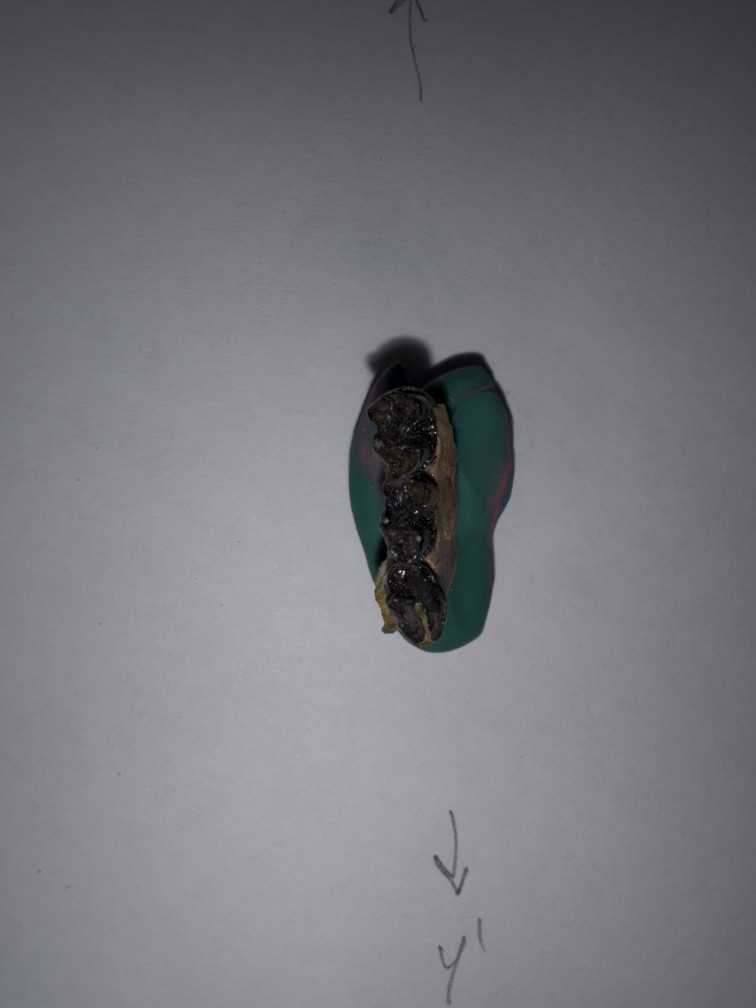
#> input picture Teeth images/Afradapis/teeth_afradapis_1/IMG_0710.jpg, 3024 x 4032 px, given in place of teeth_afradapis_1, which was not available (shown at 1/4 size)
$ jupyter execute --allow-errors SIFT_with_Naive_Bayes.ipynb
#> lines starting #> are read from the running program, lines starting #| are printed output that depends on the picture
#> `datimage = cv2.resize(datimage,(128, 256))`:
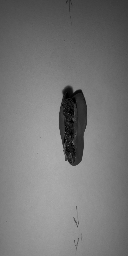
#> datimage: shape (256, 128); min 0, max 176, mean 119
[cell 1]
from google.colab import drive
#> (the rest of this cell did not finish here and is left out)

[cell 2]
import os
import numpy as np
import cv2
import pickle
import random
from sklearn.naive_bayes import GaussianNB
from sklearn.model_selection import train_test_split
from sklearn.svm import SVC
from sklearn import metrics
from skimage.io import imread
from skimage.transform import resize
from skimage.feature import hog
from skimage import exposure
import matplotlib.pyplot as plt
from argparse import ArgumentParser
import argparse
from sklearn.svm import LinearSVC
from skimage import feature

[cell 3]
dir = '/content/drive/Shareddrives/Graduation Project/Dataset/Teeth images'
categories = ['Afradapis', 'Elephants', 'Hyrax' , 'Masrasector' , 'Sharks']
images = []
data = []

#> (a cell that did not finish here is left out)

#> (a cell that did not finish here is left out)

[cell 6]
for feature, label in data:
    features.append(feature)
    labels.append(label)


$ run again, on Teeth images/Afradapis/teeth_afradapis_2/IMG_0734.jpg
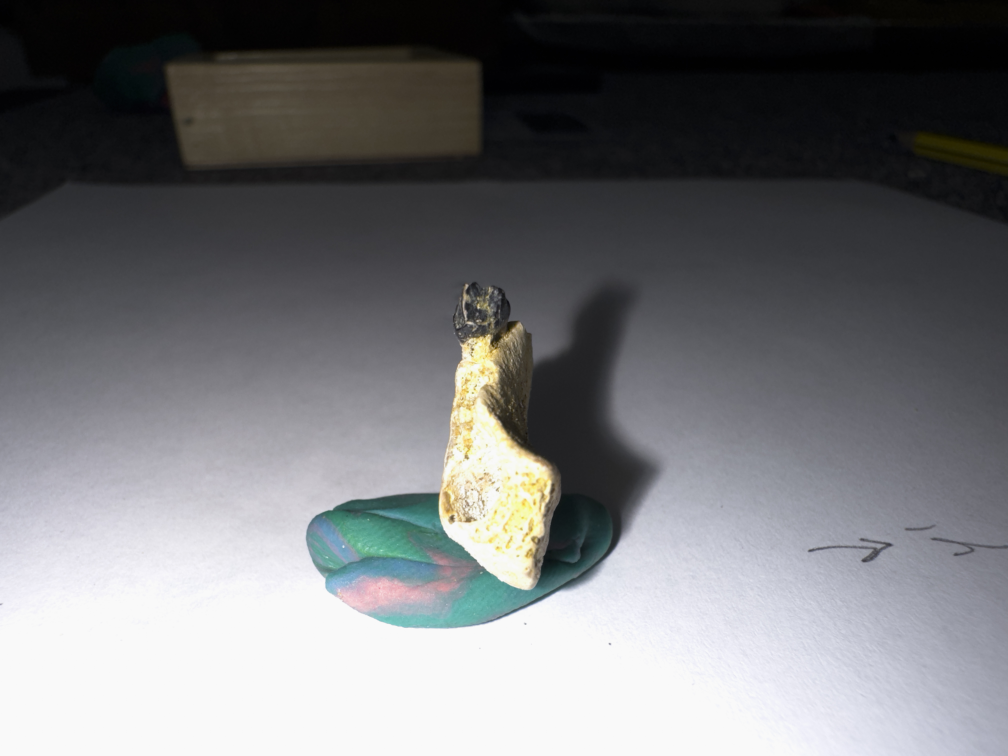
#> input picture Teeth images/Afradapis/teeth_afradapis_2/IMG_0734.jpg, 4032 x 3024 px, given in place of teeth_afradapis_1, which was not available (shown at 1/4 size)
#> `datimage = cv2.imread(imgpath,0)`:
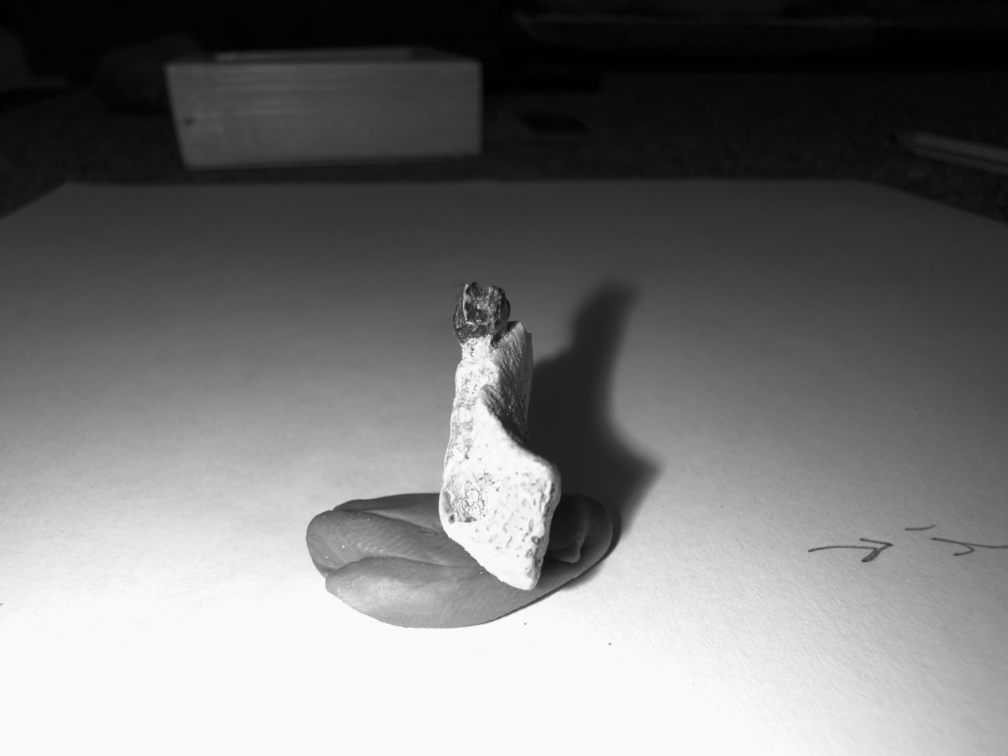
#> datimage: shape (3024, 4032) (shown at 1/4 size); min 0, max 252, mean 117.5
#> `datimage = cv2.resize(datimage,(128, 256))`:
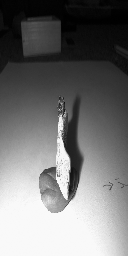
#> datimage: shape (256, 128); min 0, max 250, mean 117.4

$ run again, on Teeth images/Afradapis/teeth_afradapis_2/IMG_0735.jpg
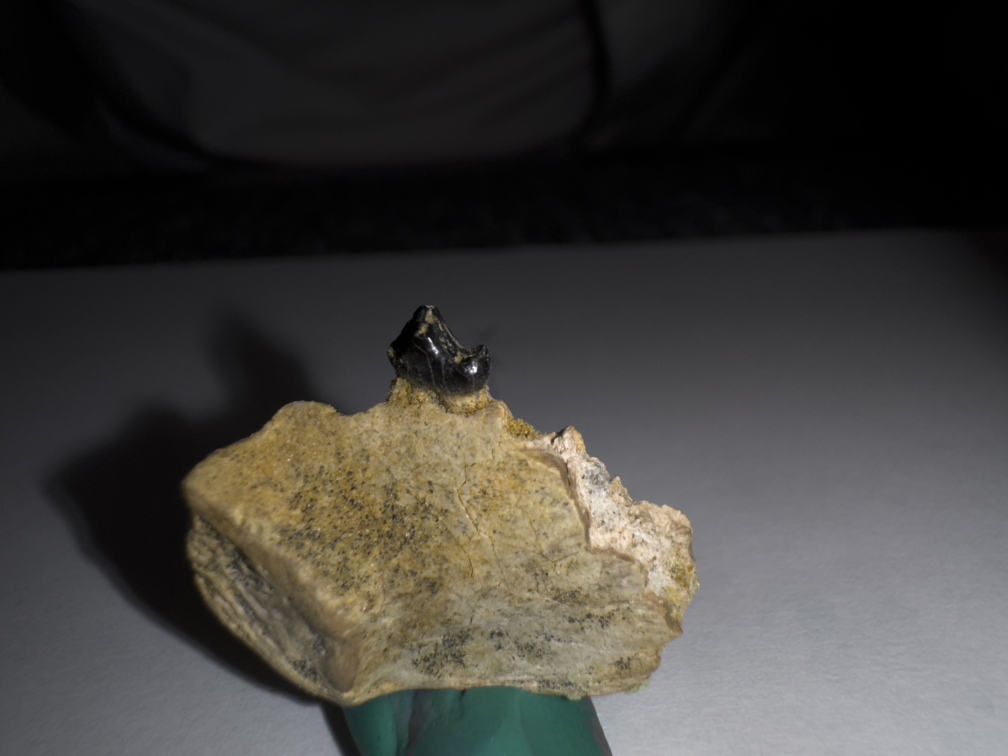
#> input picture Teeth images/Afradapis/teeth_afradapis_2/IMG_0735.jpg, 4032 x 3024 px, given in place of teeth_afradapis_1, which was not available (shown at 1/4 size)
#> `datimage = cv2.imread(imgpath,0)`:
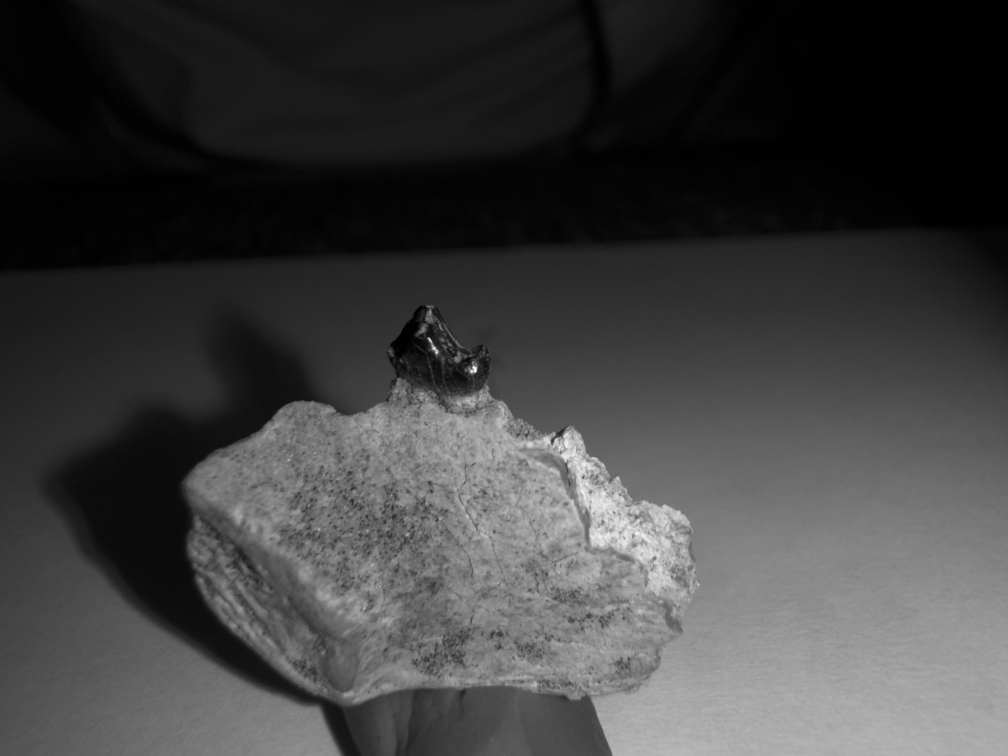
#> datimage: shape (3024, 4032) (shown at 1/4 size); min 0, max 255, mean 63.8
#> `datimage = cv2.resize(datimage,(128, 256))`:
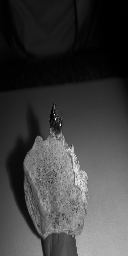
#> datimage: shape (256, 128); min 0, max 245, mean 63.7

$ run again, on Teeth images/Afradapis/teeth_afradapis_3/IMG_0751.jpg
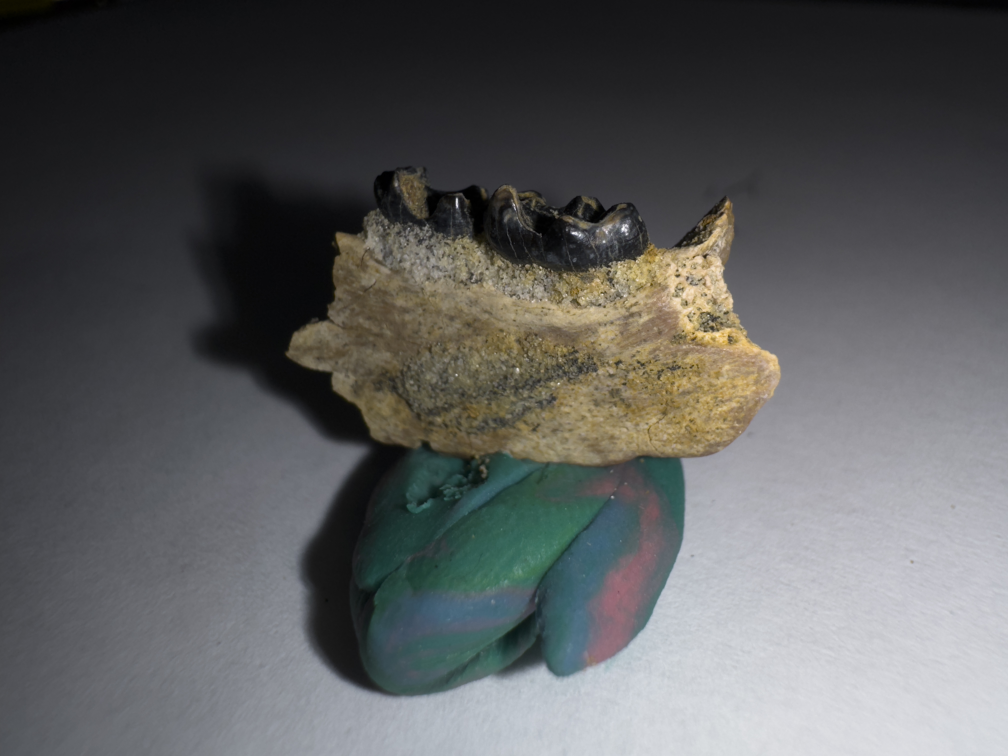
#> input picture Teeth images/Afradapis/teeth_afradapis_3/IMG_0751.jpg, 4032 x 3024 px, given in place of teeth_afradapis_1, which was not available (shown at 1/4 size)
#> `datimage = cv2.imread(imgpath,0)`:
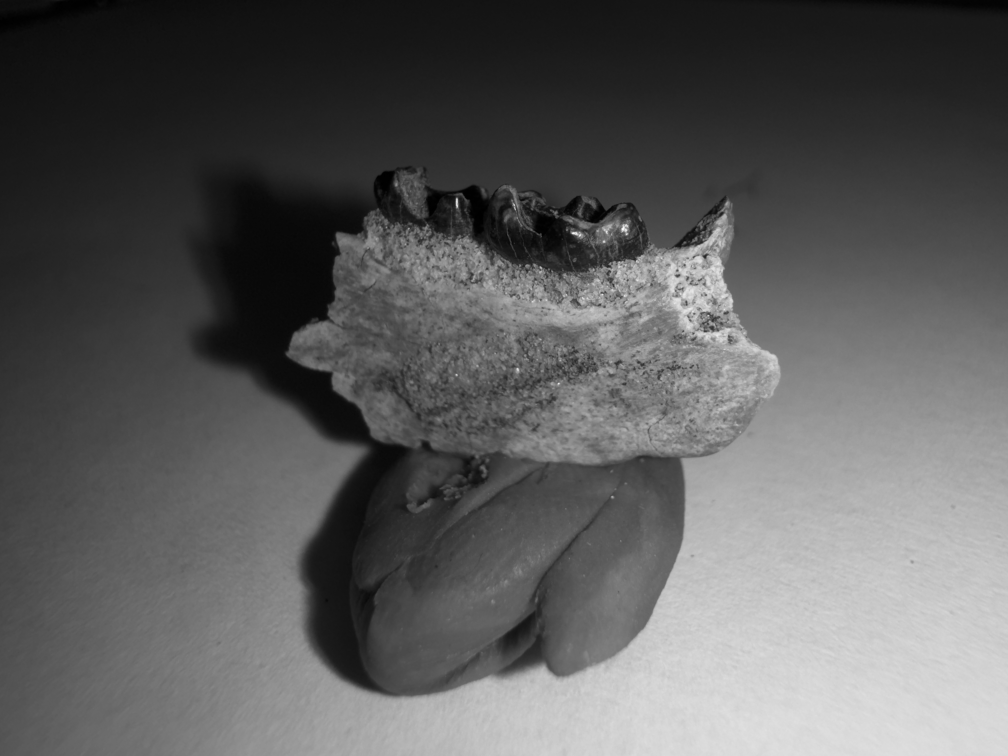
#> datimage: shape (3024, 4032) (shown at 1/4 size); min 0, max 255, mean 92
#> `datimage = cv2.resize(datimage,(128, 256))`:
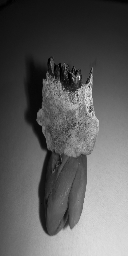
#> datimage: shape (256, 128); min 0, max 238, mean 92
